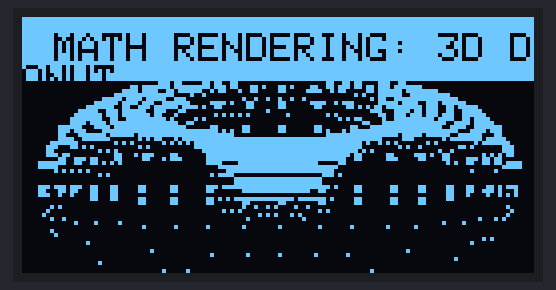
The sketch below on a simulated ESP32. Shown: 128×64 one-colour display.

Above: at 0.2 s.
At 5.12 s:
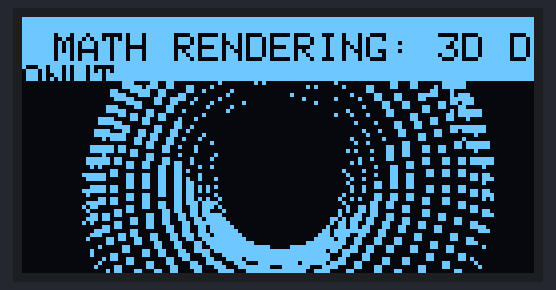
At 10.04 s:
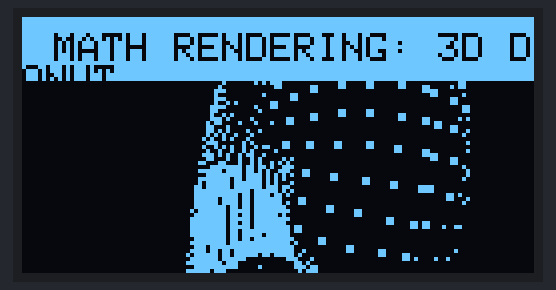
At 19.88 s:
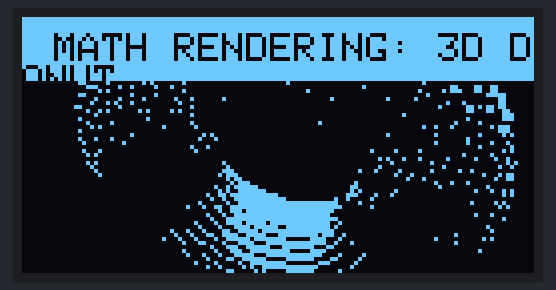
At 29.72 s:
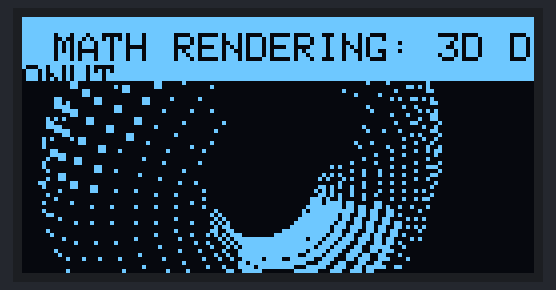
At 39.56 s:
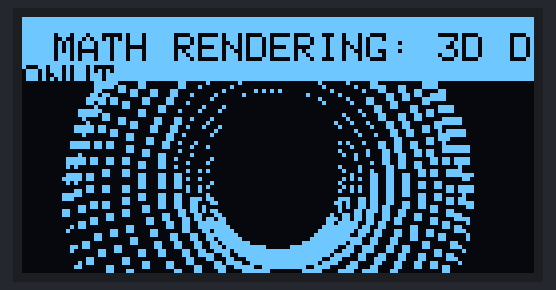

The sketch:

donut_3d.ino
```cpp
// ============================================================
//  3D ROTATING DONUT (donut.c port)
//  ESP32 + SSD1306 128x64 OLED
// ============================================================
//  Un clásico de la demoscene. Renderizado 3D de un toroide
//  usando trigonometría, proyección ortográfica y cálculo de
//  iluminación según la normal de cada cara.
// ============================================================

#include <Wire.h>
#include <Adafruit_GFX.h>
#include <Adafruit_SSD1306.h>

#define SCR_W 128
#define SCR_H 64
#define OLED_RESET -1
#define OLED_ADDR  0x3C

Adafruit_SSD1306 display(SCR_W, SCR_H, &Wire, OLED_RESET);

float A = 0; // Rotación Eje X
float B = 0; // Rotación Eje Z

// Parámetros del Toroide
const float R1 = 1.0f;  // Grosor del tubo
const float R2 = 2.0f;  // Radio total
const float K2 = 5.0f;  // Distancia a la cámara
const float K1 = SCR_W * K2 * 3 / (8 * (R1 + R2)); // Factor de escalado

float zbuffer[SCR_W][SCR_H]; // Movid a global para evitar Stack Overflow

void setup() {
  Serial.begin(115200);
  if (!display.begin(SSD1306_SWITCHCAPVCC, OLED_ADDR)) { while (1); }
  display.setTextColor(SSD1306_WHITE);
}

void loop() {
  display.clearDisplay();

  // Dibujar UI base
  display.fillRect(0, 0, SCR_W, 16, SSD1306_WHITE);
  display.setTextColor(SSD1306_BLACK);
  display.setTextSize(1);
  display.setCursor(8, 4);
  display.print(F("MATH RENDERING: 3D DONUT"));

  // Limpiar el Z-buffer en cada frame
  for(int x=0; x<SCR_W; x++)
    for(int y=0; y<SCR_H; y++)
      zbuffer[x][y] = 0;

  // Renderizado principal (basado en la matemática de Andy Sloane)
  float cosA = cos(A), sinA = sin(A);
  float cosB = cos(B), sinB = sin(B);

  // theta recorre la sección circular del tubo
  for (float theta = 0; theta < 6.28; theta += 0.2) {
    float costheta = cos(theta), sintheta = sin(theta);

    // phi recorre el centro de revolución del toroide
    for (float phi = 0; phi < 6.28; phi += 0.08) {
      float cosphi = cos(phi), sinphi = sin(phi);

      // Coordenadas x,y del círculo antes de rotar
      float circlex = R2 + R1 * costheta;
      float circley = R1 * sintheta;

      // Coordenada 3D final después de aplicar rotaciones A y B
      float x = circlex * (cosB * cosphi + sinA * sinB * sinphi) - circley * cosA * sinB;
      float y = circlex * (sinB * cosphi - sinA * cosB * sinphi) + circley * cosA * cosB;
      float z = K2 + cosA * circlex * sinphi + circley * sinA;
      float ooz = 1 / z; // Inverso de z

      // Proyección a coordenadas 2D de la pantalla
      int xp = (int) (SCR_W / 2 + K1 * ooz * x);
      int yp = (int) (SCR_H / 2 + 10 - K1 * ooz * y); // +10 offset para esquivar HUD

      // Cálculo de iluminación (L) midiendo el ángulo de la normal de la cara con la luz
      float L = cosphi * costheta * sinB - cosA * costheta * sinphi - sinA * sintheta + cosB * (cosA * sintheta - costheta * sinA * sinphi);

      // Dibujar si está dentro de la pantalla y si L > 0 (si la cara "apunta" hacia la luz)
      if (xp > 0 && xp < SCR_W && yp >= 16 && yp < SCR_H) {
        if (ooz > zbuffer[xp][yp]) {
          zbuffer[xp][yp] = ooz;
          if (L > 0) {
            // Mientras más luz (L), más denso el patrón (dithering)
            if (L > 0.8) {
              display.fillRect(xp, yp, 2, 2, SSD1306_WHITE); // Brillante
            } else if (L > 0.4) {
              display.drawPixel(xp, yp, SSD1306_WHITE); // Medio
            } else {
              if ((xp+yp)%2==0) display.drawPixel(xp, yp, SSD1306_WHITE); // Oscuro
            }
          } else {
            // Fondo / sombra (no pintar o pintar muy tenue)
          }
        }
      }
    }
  }

  display.display();

  A += 0.04;
  B += 0.02;
}
```
